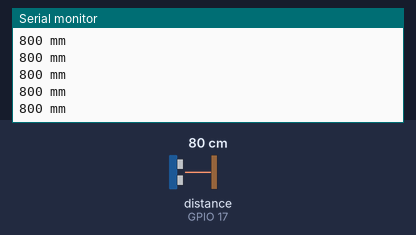
Simulated run of this sketch. Board: ESP32. Shown: the last lines printed to the serial monitor. Wiring (inferred from the names in the program): ultrasonic range finder: trigger GPIO 16; echo GPIO 17. Inputs (shaded band) come from the test bench; at power-on: distance to the obstacle (sensor on GPIO 17) 80 cm. The echo pulse lasts 58.3 µs per cm.

Above: at 1.2 s.
1.3 s: distance to the obstacle (sensor on GPIO 17) set to 2 cm
At 1.59 s:
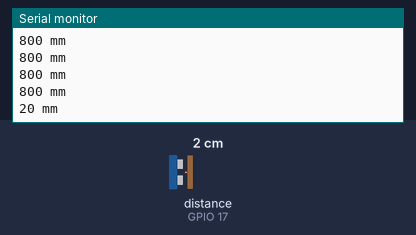
2.8 s: distance to the obstacle (sensor on GPIO 17) set to 4 cm
At 2.8 s:
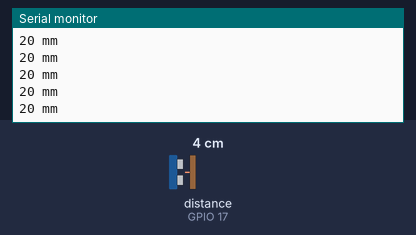
Timing chart, 0 to 5.8 s (numbered marks = the images above; inputs shaded):
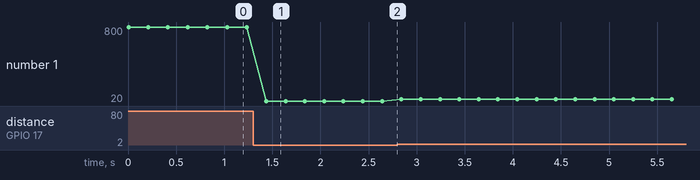

Measured:
- after the input at 1.3 s, the serial monitor: prints a new line after 0.14 s (image 1)
- plotted number 1: 800 → 20 after the input at 1.3 s, 20 → 40 after the input at 2.8 s

The sketch:

test_ultrasonic.ino
```cpp
/*
 * test_ultrasonic — HC-SR04 collision sensor bring-up
 * The robot's only obstacle sensor: the firmware cuts forward drive when
 * this reads closer than config.obstacleStopMm.
 * Wiring: TRIG=GPIO16, ECHO=GPIO17 (through a 5V→3.3V divider).
 * Prints distance in mm. Wave a hand / wall in front and watch it track.
 * "no echo" = out of range, or ECHO not wired / divider wrong.
 * Use this to pick obstacleStopMm: park the robot where you want it to
 * stop and read the number off serial.
 */
#define PIN_TRIG 16
#define PIN_ECHO 17
#define TIMEOUT_US 25000

void setup() {
  Serial.begin(115200);
  pinMode(PIN_TRIG, OUTPUT);
  pinMode(PIN_ECHO, INPUT);
  digitalWrite(PIN_TRIG, LOW);
  Serial.println("HC-SR04 test — distance in mm");
}

void loop() {
  digitalWrite(PIN_TRIG, LOW);  delayMicroseconds(2);
  digitalWrite(PIN_TRIG, HIGH); delayMicroseconds(10);
  digitalWrite(PIN_TRIG, LOW);
  unsigned long us = pulseIn(PIN_ECHO, HIGH, TIMEOUT_US);
  if (us == 0) Serial.println("no echo (out of range / check ECHO wiring)");
  else         Serial.printf("%.0f mm\n", (float)us * 0.343f / 2.0f);
  delay(200);
}
```
